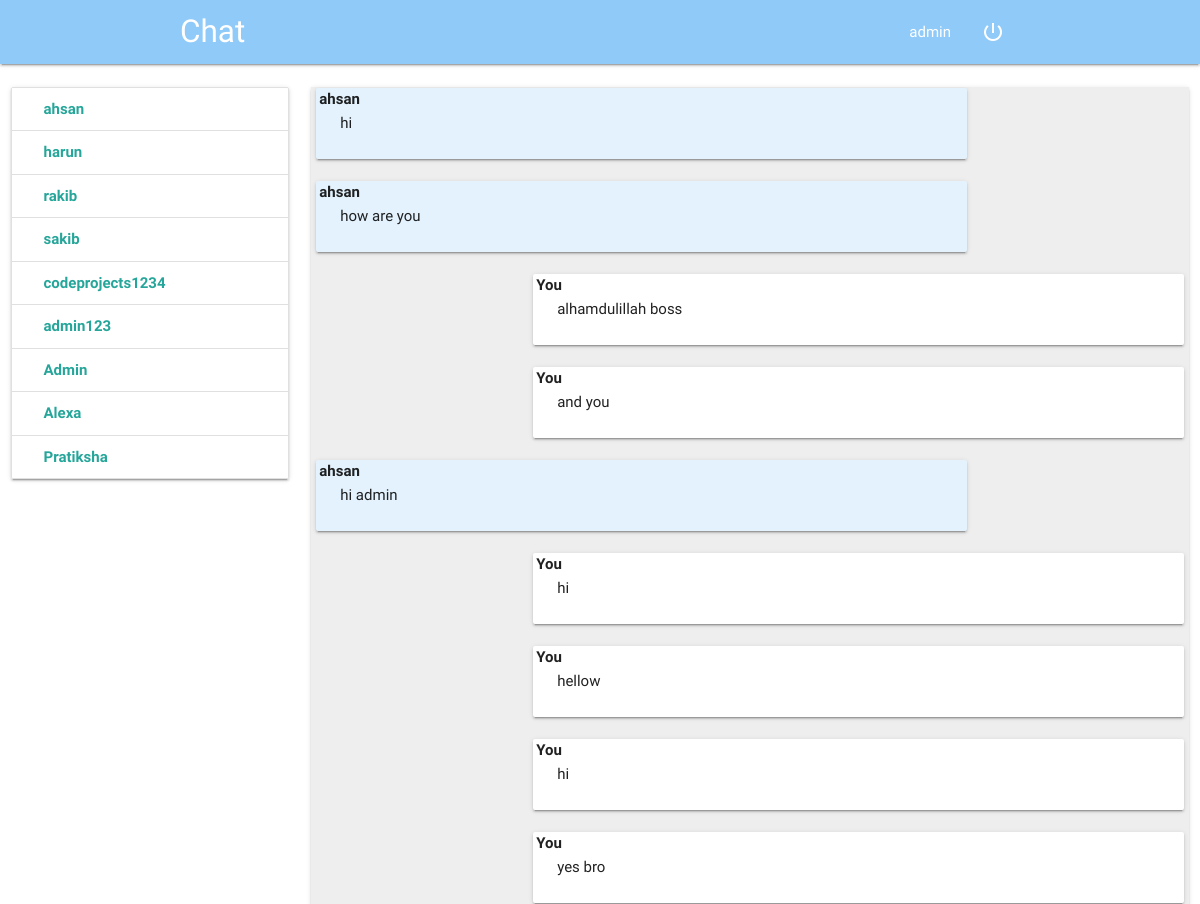
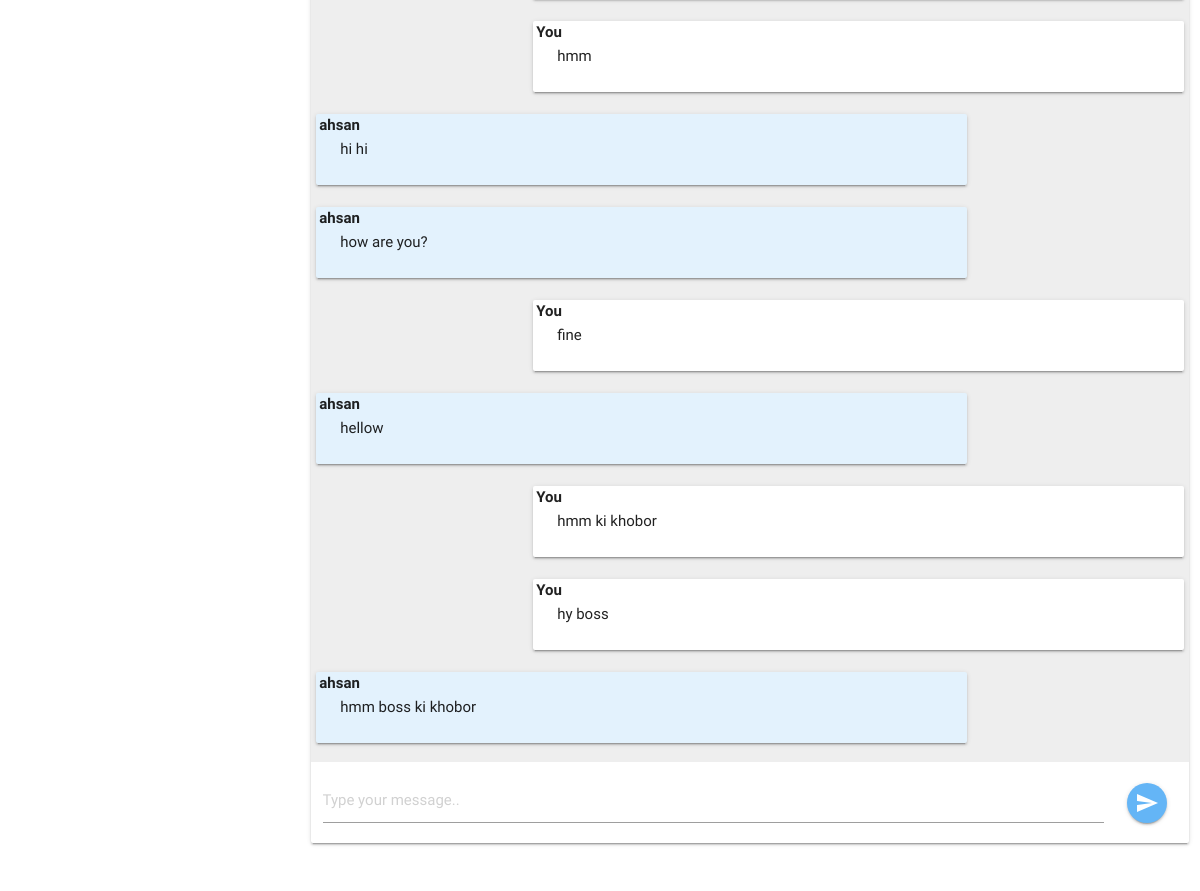
The app's page /chat/3/4/ (signed in) with its own data (2 pictures, top to bottom).
### chat/models.py (models this page shows)
class Message(models.Model):
    sender = models.ForeignKey(User, on_delete=models.CASCADE, related_name='sender')
    receiver = models.ForeignKey(User, on_delete=models.CASCADE, related_name='receiver')
    message = models.CharField(max_length=1200)
    timestamp = models.DateTimeField(auto_now_add=True)
    is_read = models.BooleanField(default=False)
    def __str__(self):
        return self.message
    class Meta:
        ordering = ('timestamp',)

### chat/views.py (the view)
# urls.py: path('chat/<int:sender>/<int:receiver>/', views.message_view, name='chat'),
def message_view(request, sender, receiver):
    if not request.user.is_authenticated:
        return redirect('index')
    if request.method == "GET":
        return render(request, "chat/messages.html",
                      {'users': User.objects.exclude(username=request.user.username),
                       'receiver': User.objects.get(id=receiver),
                       'messages': Message.objects.filter(sender_id=sender, receiver_id=receiver) |
                                   Message.objects.filter(sender_id=receiver, receiver_id=sender)})

### templates/chat/messages.html (shortened to what this page needs)
{% extends 'chat/chat.html' %}
{% block messages %}
    {% for message in messages %}
    {% if message.sender == request.user %}
<div class="card-panel right" style="width: 75%; position: relative">
    <div style="position: absolute; top: 0; left:3px; font-weight: bolder" class="title">You</div>
    {{ message }}
</div>
    {% else %}
<div class="card-panel left blue lighten-5" style="width: 75%; position: relative">
    <div style="position: absolute; top: 0; left:3px; font-weight: bolder" class="title">{{ message.sender }}</div>
    {{ message }}
</div>
    {% endif %}
    {% endfor %}
{% endblock %}

### templates/chat/chat.html (shortened to what this page needs)
{% extends 'chat/index.html' %}
{% block body %}
<nav class="blue lighten-3">
    <div class="nav-wrapper container">
      <a href="#" class="brand-logo">Chat</a>
      <ul id="nav-mobile" class="right hide-on-med-and-down">
          <li><a href="">{{ request.user.username }}</a></li>
          <li><a href="{% url 'logout' %}"><i class="material-icons">power_settings_new</i></a></li>
      </ul>
    </div>
</nav>
    <div class="section" style="height: 80vh">
    <div class="row">
        <div class="col s3">
        <div class="card">
            <div class="collection">
                {% for user in users %}
                <a href="{% url 'chat' request.user.id user.id %}" id="user{{ user.id }}" class="collection-item row">
                    <div class="col s8">
                    <span class="title" style="font-weight: bolder">{{ user.username }}</span>
                    </div>
                </a>
                {% endfor %}
            </div>
        </div>
        </div>
        <div class="col s9">
            <div class="card">
            <div id="board" class="section grey lighten-3" style="height: 68vh; padding: 5px; overflow-y: scroll">
                {% block messages %}
                {% endblock %}
            </div>
            <form id="chat-box" class="form-group {% block hide %}hide{% endblock %}" method="post">
                <div class="row">
                    <div class="col s11">
                        <div class="input-field">
                            <input id="id_message" name="message" type="text" placeholder="Type your message..">
                        </div>
                    </div>
                    <div class="col s1" style="line-height: 80px">
                        <button class="btn btn-floating blue lighten-2 waves-effect waves-light"><i class="material-icons">send</i></button>
                    </div>
                </div>
            </form>
            </div>
        </div>
    </div>
    </div>
    {% load staticfiles %}
{% endblock %}

### records on screen
Message: sender "ahsan", message "hi"
Message: sender "ahsan", message "how are you"
Message: message "alhamdulillah boss"
Message: message "and you"
Message: sender "ahsan", message "hi admin"
Message: message "hi"
Message: message "hellow"
Message: message "hi"
Message: message "yes bro"
Message: message "hmm"
Message: sender "ahsan", message "hi hi"
Message: sender "ahsan", message "how are you?"
Message: message "fine"
Message: sender "ahsan", message "hellow"
Message: message "hmm ki khobor"
Message: message "hy boss"
Message: sender "ahsan", message "hmm boss ki khobor"

### other values on screen
{{ request.user.username }} "admin"
{{ user.username }} "ahsan"
{{ user.username }} "harun"
{{ user.username }} "rakib"
{{ user.username }} "sakib"
{{ user.username }} "codeprojects1234"
{{ user.username }} "admin123"
{{ user.username }} "Admin"
{{ user.username }} "Alexa"
{{ user.username }} "Pratiksha"
